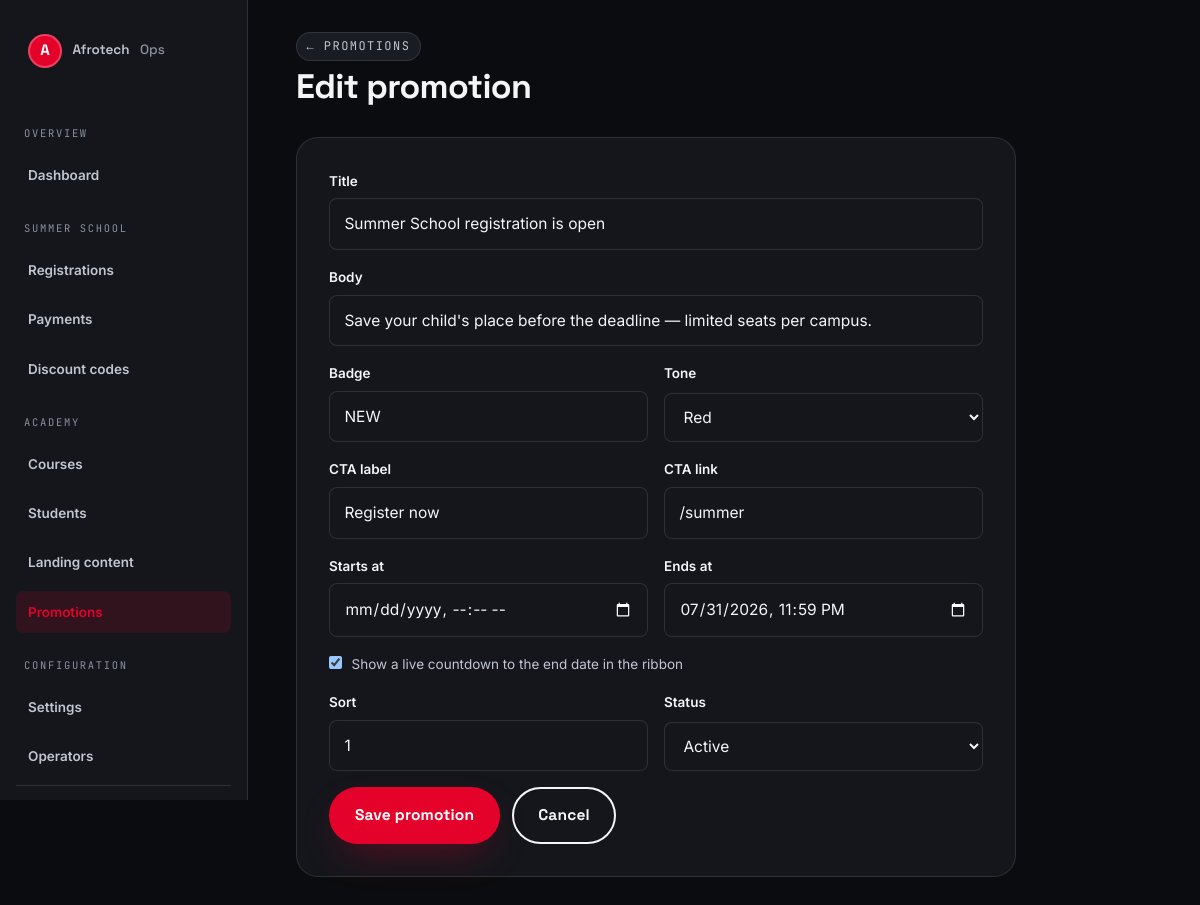
Page /admin/promotions/1/edit (signed in) on the committed database.
### tables this page shows
CREATE TABLE IF NOT EXISTS `promotions` (
    `id`         INT UNSIGNED AUTO_INCREMENT PRIMARY KEY,
    `title`      VARCHAR(200) NOT NULL,
    `body`       VARCHAR(400) DEFAULT NULL,
    `badge`      VARCHAR(60)  DEFAULT NULL,
    `cta_label`  VARCHAR(80)  DEFAULT NULL,
    `cta_href`   VARCHAR(300) DEFAULT NULL,
    `tone`       ENUM('red','ink','gold') NOT NULL DEFAULT 'red',
    `show_countdown` TINYINT(1) NOT NULL DEFAULT 0,
    `starts_at`  DATETIME NULL DEFAULT NULL,
    `ends_at`    DATETIME NULL DEFAULT NULL,
    `sort`       INT NOT NULL DEFAULT 0,
    `status`     ENUM('active','paused') NOT NULL DEFAULT 'active',
    `created_at` TIMESTAMP NOT NULL DEFAULT CURRENT_TIMESTAMP,
    KEY `promotions_status` (`status`)
);

### src/core/View.php (called while the page is built, shortened)
<?php
class View {
    public static function render(string $page, array $data = [], string $layout = 'main'): void {
        $pagePath   = AFT_ROOT . '/src/views/' . $page . '.php';
        $defaults = [
            'title'       => AFT_NAME . ' — ' . AFT_TAGLINE,
            'description' => AFT_DESC,
            'bodyClass'   => '',
            'canonical'   => url(current_path()),
            'breadcrumbs' => [],
        ];
        $data = array_merge($defaults, $data);
        extract($data, EXTR_SKIP);
        require $pagePath;
    }
}

### src/core/Controller.php (called while the page is built, shortened)
<?php
class Controller {
    public function view(string $page, array $data = [], string $layout = 'main'): void {
        View::render($page, $data, $layout);
    }
}

### src/controllers/Admin/PromotionsController.php (called while the page is built, shortened)
<?php
class PromotionsController extends \Controller {
    public function edit(string $id = ''): void {
        $this->view('admin/promotions/edit', [
            'title' => ($id ? 'Edit promotion' : 'New promotion') . ' · ' . AFT_NAME . ' Ops',
            'promo' => $id ? \Promotion::find((int)$id) : null,
        ], 'admin');
    }
}

### index.php (called while the page is built, shortened)
<?php
require AFT_ROOT . '/src/core/Helpers.php';
require AFT_ROOT . '/src/core/Database.php';
require AFT_ROOT . '/src/core/View.php';
require AFT_ROOT . '/src/core/Controller.php';
require AFT_ROOT . '/src/core/Router.php';
$router = new Router();
try {
    $path = parse_url($_SERVER['REQUEST_URI'] ?? '/', PHP_URL_PATH) ?: '/';
    $router->dispatch($_SERVER['REQUEST_METHOD'] ?? 'GET', $path);
} catch (Throwable $e) {
    if (AFT_DEBUG) {
        http_response_code(500);
        echo '<pre style="font:12px/1.5 monospace;padding:24px;">';
        echo htmlspecialchars($e->getMessage() . "\n\n" . $e->getTraceAsString());
        echo '</pre>';
    } else {
        error_log('[aft] ' . $e->getMessage() . ' @ ' . $e->getFile() . ':' . $e->getLine());
        try {
            http_response_code(500);
            (new Controller())->view('pages/500', ['title' => 'Something broke'], 'main');
        } catch (Throwable $inner) {
            error_log('[aft/500] ' . $inner->getMessage());
            if (!headers_sent()) header('Content-Type: text/html; charset=utf-8');
            echo '<!doctype html><meta charset="utf-8"><title>Service interrupted</title>'
               . '<style>body{font:16px/1.6 system-ui,sans-serif;padding:48px;max-width:640px;margin:auto;}'
               . 'h1{font-size:28px;}a{color:#E4022B;}</style>'
               . '<h1>The academy is briefly unavailable.</h1>'
               . '<p>We logged this. Try again in a moment, or '
               . '<a href="mailto:reachus@afrostrength.com">email us</a> if it persists.</p>';
        }
    }
} finally {
    if (function_exists('session_status') && session_status() === PHP_SESSION_ACTIVE) {
        @session_write_close();
    }
}

### src/core/Helpers.php (called while the page is built, shortened)
<?php
function e(?string $value): string {
    return htmlspecialchars((string)$value, ENT_QUOTES | ENT_SUBSTITUTE, 'UTF-8');
}
function url(string $path = '/'): string {
    return rtrim(AFT_URL, '/') . '/' . ltrim($path, '/');
}

### src/core/Database.php (called while the page is built, shortened)
<?php
class Database {
    private static ?PDO $pdo = null;
    public static function pdo(): PDO {
        if (self::$pdo) return self::$pdo;
        $cfg = require AFT_ROOT . '/config/database.php';
        $dsn = sprintf(
            'mysql:host=%s;port=%d;dbname=%s;charset=%s',
            $cfg['host'], $cfg['port'], $cfg['name'], $cfg['charset']
        );
        try {
            self::$pdo = new PDO($dsn, $cfg['user'], $cfg['pass'], [
                PDO::ATTR_ERRMODE            => PDO::ERRMODE_EXCEPTION,
                PDO::ATTR_DEFAULT_FETCH_MODE => PDO::FETCH_ASSOC,
                PDO::ATTR_EMULATE_PREPARES   => false,
            ]);
        } catch (PDOException $e) {
            self::$available = false;
            error_log('[aft/db] ' . $e->getMessage());
            throw $e;
        }
        return self::$pdo;
    }
    public static function one(string $sql, array $bindings = []): ?array {
        $st = self::pdo()->prepare($sql);
        $st->execute($bindings);
        $row = $st->fetch();
        return $row ?: null;
    }
}

### src/models/Promotion.php (called while the page is built, shortened)
<?php
class Promotion {
    public static function find(int $id): ?array {
        return Database::one("SELECT * FROM promotions WHERE id = ?", [$id]);
    }
}

### src/views/admin/promotions/edit.php (the view, shortened to what this page needs)
<?php
$p = $promo ?? [];
$v = fn($k, $d='') => e($p[$k] ?? $d);
?>
<div class="topbar"><div><a class="pill" href="<?= e(url('/admin/promotions')) ?>">← Promotions</a><h1 class="mt-2"><?= $promo ? 'Edit promotion' : 'New promotion' ?></h1></div></div>
<div class="panel" style="max-width:720px">
  <form class="form" method="post" action="<?= e(url('/admin/promotions/save')) ?>">
    <div class="field"><label>Title</label><input type="text" name="title" value="<?= $v('title') ?>" required></div>
    <div class="field"><label>Body</label><input type="text" name="body" value="<?= $v('body') ?>"></div>
    <div class="form__row">
      <div class="field"><label>Badge</label><input type="text" name="badge" value="<?= $v('badge') ?>" placeholder="NEW"></div>
      <div class="field"><label>Tone</label><select name="tone">
        <?php foreach (['red','ink','gold'] as $t): ?><option value="<?= $t ?>" <?= ($p['tone']??'red')===$t?'selected':'' ?>><?= ucfirst($t) ?></option><?php endforeach; ?>
      </select></div>
    </div>
    <div class="form__row">
      <div class="field"><label>CTA label</label><input type="text" name="cta_label" value="<?= $v('cta_label') ?>" placeholder="Register now"></div>
      <div class="field"><label>CTA link</label><input type="text" name="cta_href" value="<?= $v('cta_href','/summer') ?>"></div>
    </div>
    <div class="form__row">
      <div class="field"><label>Starts at</label><input type="datetime-local" name="starts_at" value="<?= $v('starts_at') ? date('Y-m-d\TH:i', strtotime($p['starts_at'])) : '' ?>"></div>
      <div class="field"><label>Ends at</label><input type="datetime-local" name="ends_at" value="<?= $v('ends_at') ? date('Y-m-d\TH:i', strtotime($p['ends_at'])) : '' ?>"></div>
    </div>
    <label class="check"><input type="checkbox" name="show_countdown" value="1" <?= !empty($p['show_countdown'])?'checked':'' ?>> <span>Show a live countdown to the end date in the ribbon</span></label>
    <div class="form__row">
      <div class="field"><label>Sort</label><input type="number" name="sort" value="<?= $v('sort','0') ?>"></div>
      <div class="field"><label>Status</label><select name="status">
        <option value="active" <?= ($p['status']??'active')==='active'?'selected':'' ?>>Active</option>
      </select></div>
    </div>
    <div class="flex"><button class="btn btn--primary">Save promotion</button><a class="btn btn--ghost" href="<?= e(url('/admin/promotions')) ?>">Cancel</a></div>
  </form>
</div>

### src/core/Router.php (shortened to what this page needs)
<?php
class Router {
    private array $routes = ['GET' => [], 'POST' => []];
    public function get(string $pattern, array $handler): void {
        $this->routes['GET'][] = ['pattern' => $pattern, 'handler' => $handler];
    }
    public function post(string $pattern, array $handler): void {
        $this->routes['POST'][] = ['pattern' => $pattern, 'handler' => $handler];
    }
    public function dispatch(string $method, string $path): void {
        $method = strtoupper($method);
        foreach ($this->routes[$method] ?? [] as $route) {
            $regex = $this->compile($route['pattern']);
            if (preg_match($regex, $path, $matches)) {
                array_shift($matches);
                $params = array_filter($matches, 'is_string', ARRAY_FILTER_USE_KEY);
                $this->invoke($route['handler'], array_values($params));
                return;
            }
        }
    }
    private function compile(string $pattern): string {
        $regex = preg_replace_callback('#\{([a-zA-Z_]+)\}#', function ($m) {
            return '(?P<' . $m[1] . '>[a-zA-Z0-9\-\_]+)';
        }, $pattern);
        return '#^' . $regex . '/?$#';
    }
    private function invoke(array $handler, array $args): void {
        [$class, $method] = $handler;
        $instance = new $class();
        call_user_func_array([$instance, $method], $args);
    }
}

### assets/css/tokens.css (style rules this page uses)
:root { --red: #E4022B; --red-hi: #FF1F3D; --red-deep: #A80016; --maroon: #5E0A12; --ink: #0E0E0E; --ink-2: #2A2A2A; --paper: #FBFBFB; --paper-2: #F2F2F3; --card: #FFFFFF; --card-2: #F7F7F8; --txt: #131313; --txt-2: #4A4741; --txt-3: #837D72; --on-red: #FFFFFF; --hair: rgba(14,14,14,0.12); --hair-2: rgba(14,14,14,0.07); --shadow: 0 18px 44px -20px rgba(14,14,14,0.35); --shadow-sm: 0 8px 24px -14px rgba(14,14,14,0.28); --glow: 0 16px 40px -14px rgba(228,2,43,0.45); --ff-display: 'Space Grotesk', 'Montserrat', system-ui, sans-serif; --ff-body: 'Inter', system-ui, -apple-system, 'Segoe UI', sans-serif; --ff-mono: 'JetBrains Mono', 'SFMono-Regular', Consolas, monospace; --fs-d1: clamp(46px, 9vw, 118px); --fs-d2: clamp(32px, 5vw, 62px); --fs-h1: clamp(28px, 4vw, 46px); --fs-h2: clamp(23px, 3vw, 34px); --fs-h3: 20px; --fs-lg: 18px; --fs-md: 15.5px; --fs-sm: 13.5px; --fs-xs: 12px; --sp-1: 4px; --sp-2: 8px; --sp-3: 12px; --sp-4: 16px; --sp-5: 24px; --sp-6: 32px; --sp-7: 40px; --sp-8: 56px; --sp-9: 72px; --sp-10: 96px; --sp-11: 128px; --r-sm: 8px; --r-md: 14px; --r-lg: 22px; --r-xl: 32px; --r-pill: 999px; --wrap: 1180px; --ease: cubic-bezier(0.16, 1, 0.3, 1); --t-fast: 140ms; --t-med: 260ms; --t-slow: 520ms; color-scheme: light; }
:root[data-theme="dark"] { --paper: #0B0C0F; --paper-2: #101217; --card: #14161C; --card-2: #191C23; --txt: #F4F5F7; --txt-2: #C0C5D0; --txt-3: #8A909E; --ink: #F4F5F7; --ink-2: #C0C5D0; --hair: rgba(255,255,255,0.11); --hair-2: rgba(255,255,255,0.06); --shadow: 0 20px 50px -20px rgba(0,0,0,0.7); --shadow-sm: 0 10px 28px -16px rgba(0,0,0,0.6); color-scheme: dark; }

### assets/css/app.css (style rules this page uses)
*, *::before, *::after { box-sizing: border-box; }
* { margin: 0; }
html { -webkit-text-size-adjust: 100%; scroll-behavior: smooth; }
body { font-family: var(--ff-body); font-size: var(--fs-md); line-height: 1.65; color: var(--txt); background: var(--paper); -webkit-font-smoothing: antialiased; text-rendering: optimizeLegibility; min-height: 100vh; display: flex; flex-direction: column; }
a { color: inherit; text-decoration: none; }
button { font: inherit; cursor: pointer; }
h1, h2, h3, h4 { font-family: var(--ff-display); font-weight: 700; line-height: 1.04; letter-spacing: -0.02em; color: var(--ink); }
.btn { display: inline-flex; align-items: center; gap: .55em; font-family: var(--ff-display); font-weight: 700; font-size: var(--fs-md); letter-spacing: .01em; padding: 0.85rem 1.5rem; border-radius: var(--r-pill); border: 2px solid transparent; transition: transform var(--t-fast) var(--ease), box-shadow var(--t-med) var(--ease), background var(--t-fast); white-space: nowrap; }
.btn--primary { background: var(--red); color: var(--on-red); box-shadow: var(--glow); }
.btn--ghost { background: transparent; color: var(--ink); border-color: var(--ink); }
.pill { display: inline-flex; align-items: center; gap: .4em; font-family: var(--ff-mono); font-size: var(--fs-xs); text-transform: uppercase; letter-spacing: .12em; padding: .3em .8em; border-radius: var(--r-pill); border: 1px solid var(--hair); color: var(--txt-2); background: var(--card-2); }
.form { display: grid; gap: var(--sp-4); }
.form__row { display: grid; gap: var(--sp-4); grid-template-columns: 1fr 1fr; }
.field { display: grid; gap: .4rem; }
.field > label { font-size: var(--fs-sm); font-weight: 600; color: var(--txt); }
.field input, .field select, .field textarea { font: inherit; font-size: var(--fs-md); color: var(--txt); background: var(--card); border: 1.5px solid var(--hair); border-radius: var(--r-sm); padding: .75rem .9rem; width: 100%; transition: border-color var(--t-fast), box-shadow var(--t-fast); }
.check { display: flex; gap: .6rem; align-items: flex-start; font-size: var(--fs-sm); color: var(--txt-2); }
.check input { width: auto; margin-top: .2rem; }
.flex { display: flex; gap: var(--sp-3); align-items: center; }
.mt-2 { margin-top:var(--sp-2) }

### assets/css/admin.css (style rules this page uses)
.topbar { display: flex; align-items: center; justify-content: space-between; gap: var(--sp-4); margin-bottom: var(--sp-6); flex-wrap: wrap; }
.topbar h1 { font-size: var(--fs-h2); }
.panel { background: var(--card); border: 1px solid var(--hair); border-radius: var(--r-lg); padding: var(--sp-6); margin-bottom: var(--sp-5); }

### rows in the picture
promotions: title "Summer School registration is open", body "Save your child's place before the deadline — limited seats per campus.", badge "NEW", tone "Red", cta_label "Register now", cta_href "/summer", ends_at "07/31/2026 23:59", show_countdown "☑", sort "1", status "Active"

### other values in the picture
$group "OVERVIEW"
$label "Dashboard"
$group "SUMMER SCHOOL"
$label "Registrations"
$label "Payments"
$label "Discount codes"
$group "ACADEMY"
$label "Courses"
$label "Students"
$label "Landing content"
$label "Promotions"
$group "CONFIGURATION"
$label "Settings"
$label "Operators"
